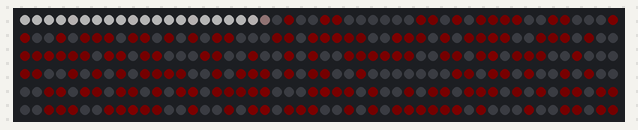
Bench run of a sketch on a simulated Arduino Uno, built with avr-gcc and run on an emulated ATmega328P. Parts: 300 RGB LEDs in strip order, left to right, continuing on the next row. Dim RGB values are drawn brighter than linear; random numbers use the default seed unless the sketch sets one.

Above: at 0.16 s.
At 5.13 s:
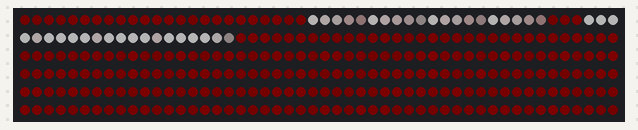
At 10.1 s:
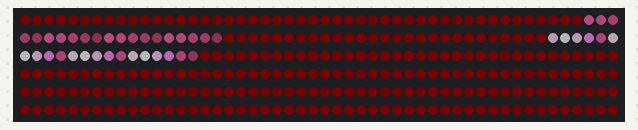
At 20.02 s:
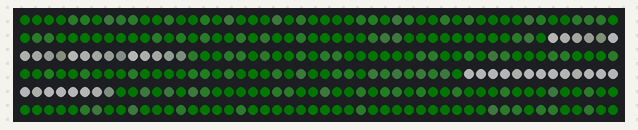
At 29.94 s:
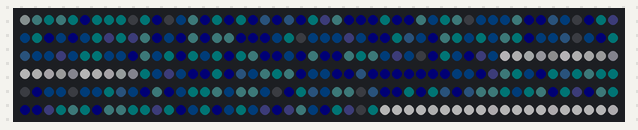
At 39.85 s:
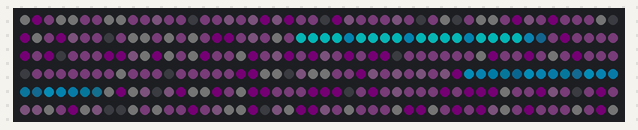

The sketch:

light_up.ino
```cpp
// FastLEDライブラリをインクルードします。このライブラリがLEDの制御を簡単にしてくれます。
#include <FastLED.h>

// --- 基本設定 ---
#define DATA_PIN 6      // LEDテープのデータ信号を送るArduinoのピン番号
#define NUM_LEDS 300    // 使用するLEDの総数
#define BRIGHTNESS 64   // LED全体の明るさを設定 (0から255の範囲で指定)

// --- 流れる光の設定 ---
const CRGB COMMON_COL[] = {
    CRGB::Snow, CRGB::DeepSkyBlue, CRGB::Snow,
    CRGB::HotPink, CRGB::Snow, CRGB::Gold
};
const int COMMON_COL_SIZE = sizeof(COMMON_COL) / sizeof(COMMON_COL[0]);

// 各光の設定
#define CHANGETIME1 1000
#define FLOW_SPEED1 1
#define CHANGETIME2 1000
#define FLOW_SPEED2 40
#define CHANGETIME3 1000
#define FLOW_SPEED3 80
#define CHANGETIME4 1000
#define FLOW_SPEED4 120

// --- 背景（キラキラ）の設定 ---
#define BG_CHANGETIME 10000
const CRGB BG_COL[] = {
    CRGB::Red, CRGB::LightGreen, CRGB::LightSkyBlue,
    CRGB::Plum, CRGB::Aquamarine, CRGB::Olive
};
const int BG_COL_SIZE = sizeof(BG_COL) / sizeof(BG_COL[0]);

// --- グローバル変数 ---
CRGB leds[NUM_LEDS];

// 流れる光用の変数
unsigned long lastColorChangeTime1 = 0, lastFlowTime1 = 0;
int currentColorIndex1 = 0, flowPosition1 = 0;
unsigned long lastColorChangeTime2 = 0, lastFlowTime2 = 0;
int currentColorIndex2 = 0, flowPosition2 = 0;
unsigned long lastColorChangeTime3 = 0, lastFlowTime3 = 0;
int currentColorIndex3 = 0, flowPosition3 = 0;
unsigned long lastColorChangeTime4 = 0, lastFlowTime4 = 0;
int currentColorIndex4 = 0, flowPosition4 = 0;

// 背景アニメーション用の変数
char bg_br[NUM_LEDS];
char bg_br_delta[NUM_LEDS];
unsigned long bg_last_change_time = 0;
int bg_current_index = 0;

// --- 初期設定 ---
void setup() {
  FastLED.addLeds<NEOPIXEL, DATA_PIN>(leds, NUM_LEDS);
  FastLED.setBrightness(BRIGHTNESS);

  // 背景アニメーションの初期化
  for (int i = 0; i < NUM_LEDS; i++) {
    bg_br[i] = random(BRIGHTNESS);
    bg_br_delta[i] = 1;
  }
}

// --- メインループ ---
void loop() {
  // === 状態更新 ===
  // 流れる光の状態更新
  if (millis() - lastColorChangeTime1 > CHANGETIME1) { lastColorChangeTime1 = millis(); currentColorIndex1 = (currentColorIndex1 + 1) % COMMON_COL_SIZE; }
  if (millis() - lastFlowTime1 > FLOW_SPEED1) { lastFlowTime1 = millis(); flowPosition1 = (flowPosition1 + 1) % NUM_LEDS; }

  if (millis() - lastColorChangeTime2 > CHANGETIME2) { lastColorChangeTime2 = millis(); currentColorIndex2 = (currentColorIndex2 + 1) % COMMON_COL_SIZE; }
  if (millis() - lastFlowTime2 > FLOW_SPEED2) { lastFlowTime2 = millis(); flowPosition2 = (flowPosition2 + 1) % NUM_LEDS; }

  if (millis() - lastColorChangeTime3 > CHANGETIME3) { lastColorChangeTime3 = millis(); currentColorIndex3 = (currentColorIndex3 + 1) % COMMON_COL_SIZE; }
  if (millis() - lastFlowTime3 > FLOW_SPEED3) { lastFlowTime3 = millis(); flowPosition3 = (flowPosition3 + 1) % NUM_LEDS; }

  if (millis() - lastColorChangeTime4 > CHANGETIME4) { lastColorChangeTime4 = millis(); currentColorIndex4 = (currentColorIndex4 + 1) % COMMON_COL_SIZE; }
  if (millis() - lastFlowTime4 > FLOW_SPEED4) { lastFlowTime4 = millis(); flowPosition4 = (flowPosition4 + 1) % NUM_LEDS; }

  // 背景色の状態更新
  if (millis() - bg_last_change_time > BG_CHANGETIME) {
    bg_last_change_time = millis();
    bg_current_index = (bg_current_index + 1) % BG_COL_SIZE;
  }
  CHSV hsvBgColor = rgb2hsv_approximate(BG_COL[bg_current_index]);

  // --- LEDの描画処理 ---
  for (int i = 0; i < NUM_LEDS; i++) {
    // 1. 背景のキラキラを描画
    bg_br[i] += bg_br_delta[i];
    if (bg_br_delta[i] > 0 && bg_br[i] >= BRIGHTNESS - 1) {
      bg_br_delta[i] = -1;
    } else if (bg_br_delta[i] < 0 && bg_br[i] <= 30) {
      bg_br_delta[i] = 1;
    }
    CRGB bgColor = CHSV(hsvBgColor.hue, hsvBgColor.sat, bg_br[i]);

    // 2. 流れる光の色を計算
    CRGB cometColor = CRGB::Black;

    // 光1
    int dist1 = (i - flowPosition1 + NUM_LEDS) % NUM_LEDS;
    if (dist1 < 20) {
      int bright = map(dist1, 0, 4, 255, 50);
      CRGB c = COMMON_COL[currentColorIndex1];
      c.nscale8(bright);
      cometColor += c;
    }
    // 光2
    int dist2 = (i - flowPosition2 + NUM_LEDS) % NUM_LEDS;
    if (dist2 < 20) {
      int bright = map(dist2, 0, 4, 255, 50);
      CRGB c = COMMON_COL[currentColorIndex2];
      c.nscale8(bright);
      cometColor += c;
    }
    // 光3
    int dist3 = (i - flowPosition3 + NUM_LEDS) % NUM_LEDS;
    if (dist3 < 20) {
      int bright = map(dist3, 0, 4, 255, 50);
      CRGB c = COMMON_COL[currentColorIndex3];
      c.nscale8(bright);
      cometColor += c;
    }
    // 光4
    int dist4 = (i - flowPosition4 + NUM_LEDS) % NUM_LEDS;
    if (dist4 < 20) {
      int bright = map(dist4, 0, 4, 255, 50);
      CRGB c = COMMON_COL[currentColorIndex4];
      c.nscale8(bright);
      cometColor += c;
    }

    // 3. 背景色と光の色を合成
    leds[i] = bgColor + cometColor;
  }

  FastLED.show();
  delay(10);
}
```
